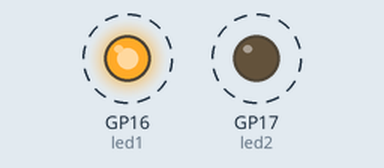
The program below on a simulated Raspberry Pi Pico running MicroPython. Shown: output pins drawn as LEDs (lit = HIGH). Dashed ring = blinking.

Above: at 1.5 s.
Timing chart, 0 to 5.6 s (numbered marks = the images above):
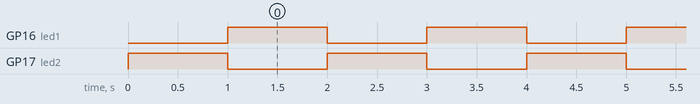

Measured:
- by itself, GP16 (led1), GP17 (led2): alternates HIGH for 1.0 s and LOW for 1.0 s

The program:

lab2a.py
```python
# Author: J.E. Tannenbaum
# Initial Release: 01/13/2022
# Alternating blinking leds
from machine import Pin
from time import sleep

# Define the pin for each led
led1 = Pin(16, Pin.OUT)
led2 = Pin(17, Pin.OUT)

# make sure one is off and one is on
led1.low()
led2.high()

# wait a second before the endless loop
sleep(1)

# Toggle on for 1 second, then off for one second forever
while True:
	led1.toggle()
	led2.toggle()
	sleep(1)
```
